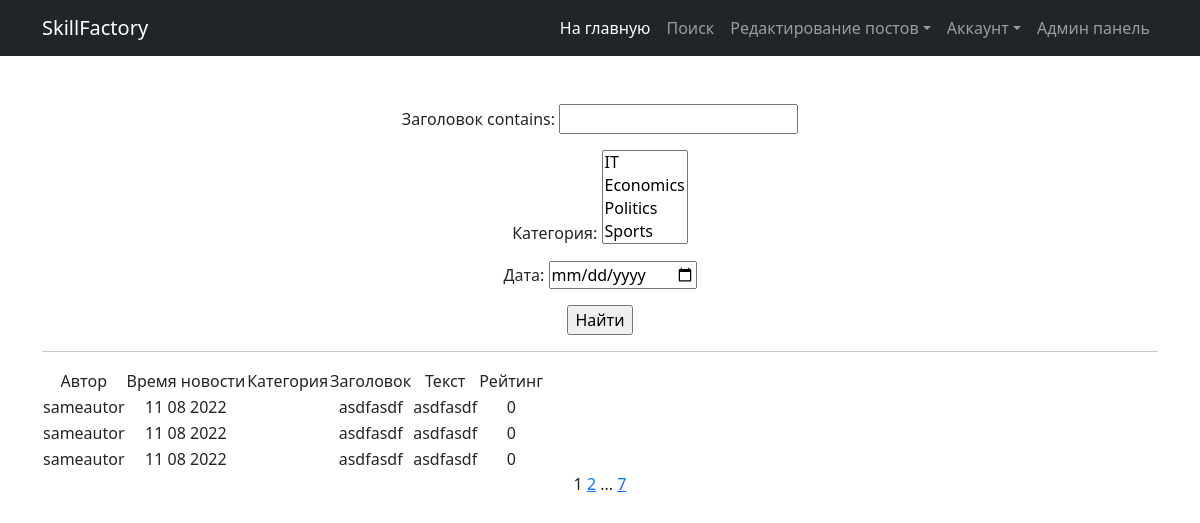
The app's page /news/search/ with its own data.
### news/models.py (models this page shows, shortened)
class Category(models.Model):
    category = models.CharField(max_length=64, unique=True, )
    def __str__(self):
        return f'{self.category}'
    class Meta:
        verbose_name = 'Категория'
        verbose_name_plural = 'Категории'

class Post(models.Model):
    author = models.ForeignKey(Author, on_delete=models.CASCADE, verbose_name='Автор')
    CATEGORIES = [
        ('ar', 'статья'),
        ('nw', 'новость'),
    ]
    categoryType = models.CharField(max_length=2, choices=CATEGORIES, default='ar', blank=False, verbose_name='Тип')
    date_time = models.DateTimeField(auto_now_add=True)
    category = models.ManyToManyField("Category", through="PostCategory", verbose_name='Категория')
    title = models.CharField(max_length=64, verbose_name='Заголовок')
    text = models.TextField(verbose_name='Текст')
    rating = models.SmallIntegerField(default=0, verbose_name='Рейтинг')
    class Meta:
        verbose_name = 'Пост'
        verbose_name_plural = 'Посты'

class Author(models.Model):
    authorUser = models.OneToOneField(User, on_delete=models.CASCADE)
    authorRating = models.SmallIntegerField(default=0)
    def __str__(self):
        return self.authorUser.username
    class Meta:
        verbose_name = 'Автор'
        verbose_name_plural = 'Авторы'

### news/views.py (the view)
# urls.py: path('news/search/', SearchList.as_view(), name='search_list'),
class SearchList(ListView):
    model = Post
    ordering = '-date_time'
    template_name = 'news_search.html'
    context_object_name = 'news'
    paginate_by = 3
    def get_queryset(self):
        queryset = super().get_queryset()
        self.filterset = PostFilter(self.request.GET, queryset)
        return self.filterset.qs
    def get_context_data(self, **kwargs):
        context = super().get_context_data(**kwargs)
        context['filterset'] = self.filterset
        return context

### news/templates/news/news_search.html (shortened to what this page needs)
{% extends 'news/news.html' %}
{% load tags %}
{% block content %}
{% block search %}
<form action="" method="get">
{{ filterset.form.as_p }}
<input type="submit" value="Найти" />
</form>
<hr>
{% if news %}
<table>
    <tr>
        <td>
            Автор
        </td>
        <td>
            Время новости
        </td>
        <td>
            Категория
        </td>
        <td>
            Заголовок
        </td>
        <td>
            Текст
        </td>
        <td>
            Рейтинг
        </td>
    </tr>
    {% for new in news %}
    <tr>
        <td>{{ new.author }}</td>
        <td>{{ new.date_time|date:'m d Y'}}
        <td>
        </td>
        <td>{{ new.title }}</td>
        <td>{{ new.text|truncatechars:10 }}</td>
        <td>{{ new.rating }}</td>
    </tr>
    {% endfor %}
</table>
{% else %}
<h2>Новостей нет!</h2>
{% endif %}
{{ page_obj.number }}
{% if page_obj.has_next %}
    <a href="?page={{ page_obj.next_page_number }}"> {{ page_obj.next_page_number }}</a>
    {% if paginator.num_pages != page_obj.next_page_number %}
        ...
        <a href="?page={{ paginator.num_pages }}"> {{ paginator.num_pages }} </a>
    {% endif %}
{% endif %}
{% endblock search %}
{% endblock content %}

### records on screen
Category: category "IT / Economics / Politics / Sports"
Post: author "sameautor", date_time "11 08 2022", title "asdfasdf", text "asdfasdf", rating "0"
Post: author "sameautor", date_time "11 08 2022", title "asdfasdf", text "asdfasdf", rating "0"
Post: author "sameautor", date_time "11 08 2022", title "asdfasdf", text "asdfasdf", rating "0"

### other values on screen
{{ page_obj.number }} "1"
{{ page_obj.next_page_number }} "2"
{{ paginator.num_pages }} "7"
